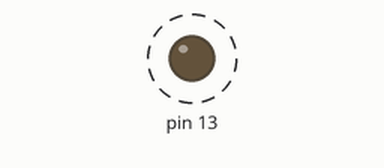
The sketch below on a simulated Arduino Uno, built with avr-gcc and run on an emulated ATmega328P. Parts: output pins drawn as LEDs (lit = HIGH). Dashed ring = blinking.

Above: at 0.4 s.
Timing chart, 0 to 3.7 s (numbered marks = the images above):
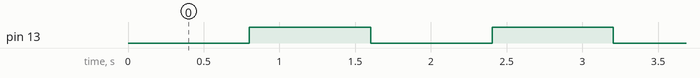

Measured:
- by itself, pin 13: alternates HIGH for 0.80 s and LOW for 0.80 s

The sketch:

led.ino.ino
```cpp
const int *LED_PIN = new int(13);

void setup() {
  // put your setup code here, to run once:
  pinMode(13, OUTPUT);

}

unsigned int courTime = 0;
int lastTime = 0;
int interv = 800;
int value = LOW;

void loop() {

  courTime = millis();

  if(courTime - lastTime > interv)
    {
      value = !value;
      lastTime = courTime;
      digitalWrite(13, value);
    }


}
```
